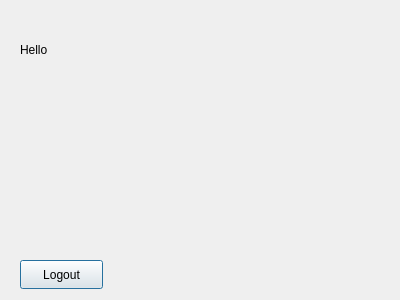
<?xml version="1.0" encoding="UTF-8"?>
<ui version="4.0">
 <class>Dialog</class>
 <widget class="QDialog" name="Dialog">
  <property name="geometry">
   <rect>
    <x>0</x>
    <y>0</y>
    <width>400</width>
    <height>300</height>
   </rect>
  </property>
  <property name="windowTitle">
   <string>Dialog</string>
  </property>
  <widget class="QLabel" name="label">
   <property name="geometry">
    <rect>
     <x>20</x>
     <y>40</y>
     <width>63</width>
     <height>20</height>
    </rect>
   </property>
   <property name="text">
    <string>Hello</string>
   </property>
  </widget>
  <widget class="QLabel" name="label_2">
   <property name="geometry">
    <rect>
     <x>20</x>
     <y>70</y>
     <width>341</width>
     <height>151</height>
    </rect>
   </property>
   <property name="text">
    <string/>
   </property>
  </widget>
  <widget class="QPushButton" name="pushButton">
   <property name="geometry">
    <rect>
     <x>20</x>
     <y>260</y>
     <width>83</width>
     <height>29</height>
    </rect>
   </property>
   <property name="text">
    <string>Logout</string>
   </property>
  </widget>
  <widget class="QLabel" name="User_Entered">
   <property name="geometry">
    <rect>
     <x>70</x>
     <y>40</y>
     <width>81</width>
     <height>20</height>
    </rect>
   </property>
   <property name="text">
    <string/>
   </property>
  </widget>
 </widget>
 <resources/>
 <connections/>
</ui>
